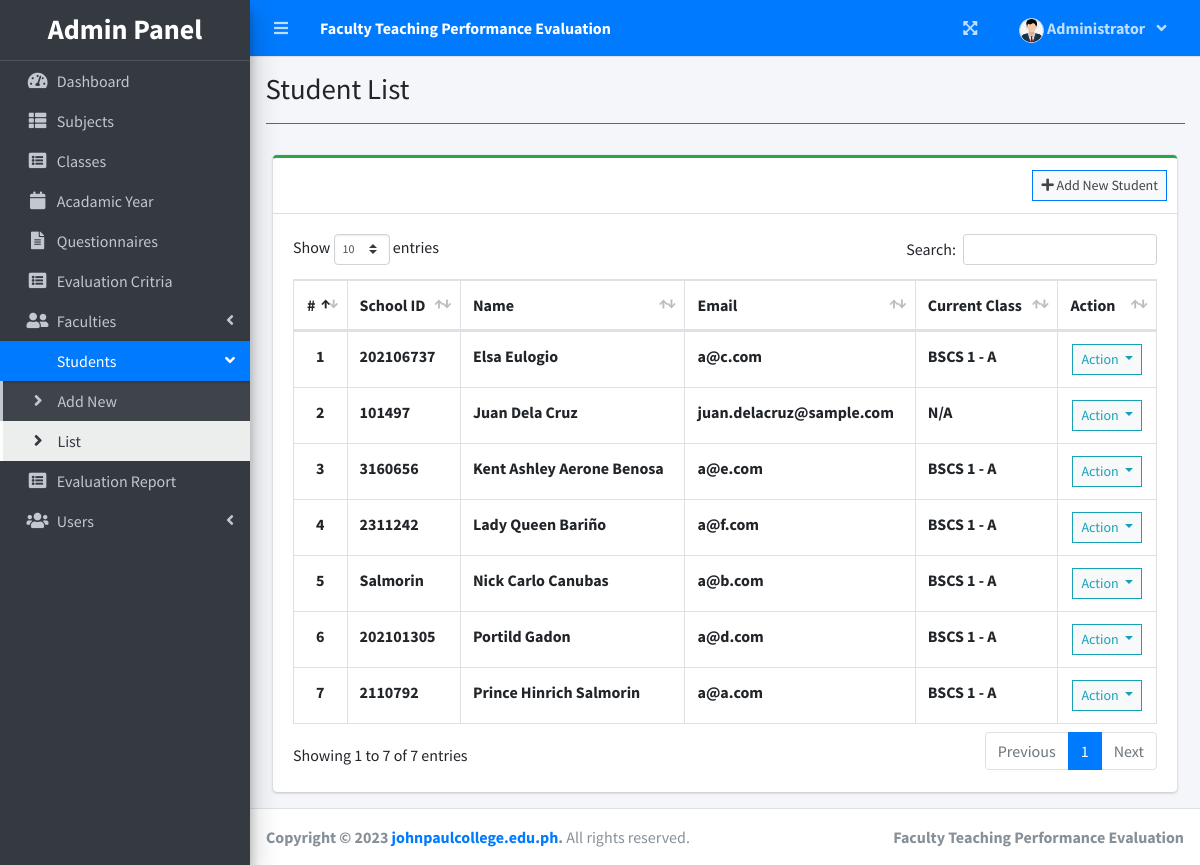
The app's page /index.php?page=student_list (signed in) with its own data.
### tables this page shows
CREATE TABLE `student_list` (
  `id` int(30) NOT NULL,
  `school_id` varchar(100) NOT NULL,
  `firstname` varchar(200) NOT NULL,
  `lastname` varchar(200) NOT NULL,
  `email` varchar(200) NOT NULL,
  `password` text NOT NULL,
  `class_id` int(30) NOT NULL,
  `avatar` text NOT NULL DEFAULT 'no-image-available.png',
  `date_created` datetime NOT NULL DEFAULT current_timestamp()
);

### admin/student_list.php (the view, shortened to what this page needs)
<?php include'db_connect.php' ?>
<div class="col-lg-12">
	<div class="card card-outline card-success">
		<div class="card-header">
			<div class="card-tools">
				<a class="btn btn-block btn-sm btn-default btn-flat border-primary" href="./index.php?page=new_student"><i class="fa fa-plus"></i> Add New Student</a>
			</div>
		</div>
		<div class="card-body">
			<table class="table tabe-hover table-bordered" id="list">
				<thead>
					<tr>
						<th class="text-center">#</th>
						<th>School ID</th>
						<th>Name</th>
						<th>Email</th>
						<th>Current Class</th>
						<th>Action</th>
					</tr>
				</thead>
				<tbody>
					<?php
					$i = 1;
					$class= array();
					$classes = $conn->query("SELECT id,concat(curriculum,' ',level,' - ',section) as `class` FROM class_list");
					while($row=$classes->fetch_assoc()){
						$class[$row['id']] = $row['class'];
					}
					$qry = $conn->query("SELECT *,concat(firstname,' ',lastname) as name FROM student_list order by concat(firstname,' ',lastname) asc");
					while($row= $qry->fetch_assoc()):
					?>
					<tr>
						<th class="text-center"><?php echo $i++ ?></th>
						<td><b><?php echo $row['school_id'] ?></b></td>
						<td><b><?php echo ucwords($row['name']) ?></b></td>
						<td><b><?php echo $row['email'] ?></b></td>
						<td><b><?php echo isset($class[$row['class_id']]) ? $class[$row['class_id']] : "N/A" ?></b></td>
						<td class="text-center">
							<button type="button" class="btn btn-default btn-sm btn-flat border-info wave-effect text-info dropdown-toggle" data-toggle="dropdown" aria-expanded="true">
		                      Action
		                    </button>
						</td>
					</tr>
				<?php endwhile; ?>
				</tbody>
			</table>
		</div>
	</div>
</div>

### records on screen
student_list: school "202106737", name "Elsa Eulogio", email "a@c.com", class "BSCS 1 - A"
student_list: school "101497", name "Juan Dela Cruz", email "juan.delacruz@sample.com", class_id "N/A"
student_list: school "3160656", name "Kent Ashley Aerone Benosa", email "a@e.com", class "BSCS 1 - A"
student_list: school "2311242", name "Lady Queen Bariño", email "a@f.com", class "BSCS 1 - A"
student_list: school "Salmorin", name "Nick Carlo Canubas", email "a@b.com", class "BSCS 1 - A"
student_list: school "202101305", name "Portild Gadon", email "a@d.com", class "BSCS 1 - A"
student_list: school "2110792", name "Prince Hinrich Salmorin", email "a@a.com", class "BSCS 1 - A"

### other values on screen
$_SESSION['system']['name'] "Faculty Teaching Performance Evaluation"
$_SESSION['login_firstname'] "Administrator"
$title "Student List"
